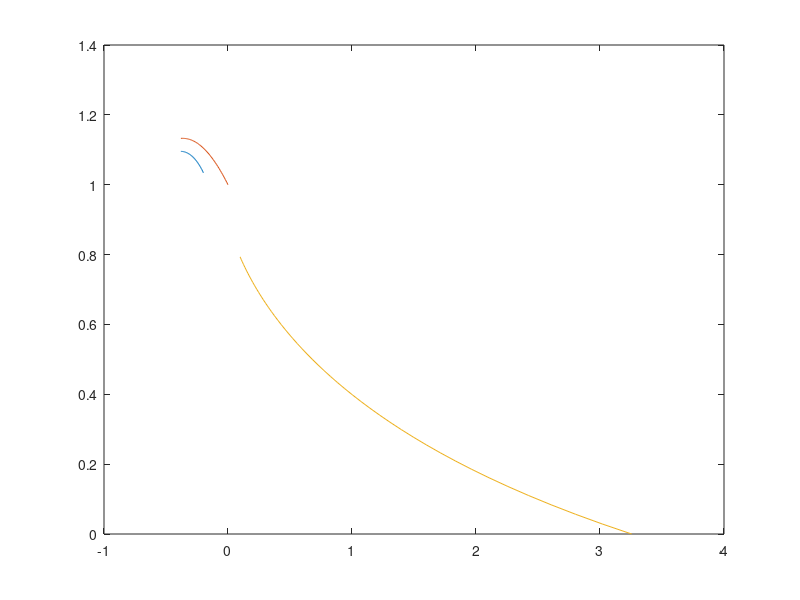

This chart was generated by the following MATLAB code:
function [] = Untitled()
    clear all
    clc
    format long
    
    n1 = 50
    n2 = 50

    xp = 12.0
    rrre = 0.3
    pht = 1.570796
    
    gama = 1.2
    gp1 = gama+1.0;
    gm1 = gama-1.0;

    peipc = 0.0994474;
    rmei = peipc^((1.0-gama)/gama);
    rmei = (2.0/gm1)*(rmei-1.0);
    rmei = sqrt(rmei);
    xpei = Supersonic('A/A*','M',rmei,'g',gama)
    
    rm = Supersonic('Mar','x',xp,'g',gama);
    ve = Supersonic('nu','M',rm,'g',gama)*(pi/180.0);
    rmei = Supersonic('Mar','x',xpei,'g',gama);
    vei = Supersonic('nu','M',rmei,'g',gama)*(pi/180.0);
    y = 1.0/rmei;
    uei = atan(y/sqrt(1.0-y*y));
    thei = vei - ve;
    phei = thei + uei;
    ToT = Supersonic('To/T','M',rmei,'g',gama);
    a1 = (2.0/gp1)*ToT;
    a1 = a1^(gp1/(2.0*gm1));
    b1 = sin(phei);
    rpre = sqrt(1.0-a1*b1/xp);
    xpre = (rpre-1.0)*cos(phei)/sin(phei);
    drm = (rmei-1.0)/n1;
    
    % internal section
    k = 0;
    xm = 1.0;
    while((k-n1) <= 0.0)
        vx = Supersonic('nu','M',xm,'g',gama)*(pi/180.0);
        bx = pht-1.570796-vx+abs(thei);
        x1re = 2.0*rrre*sin(0.5*bx);
        psi = 3.1416-pht+vx-0.5*(3.1416-bx);
        rx1re = rpre+x1re*sin(psi);
        xx1re = xpre-x1re*cos(psi);
        if k == 0
            rx2re = sqrt(rx1re*rx1re+sin(pht)/xp);
            xx2re = xx1re+(rx2re-rx1re)*cos(pht)/sin(pht);
        else
            ux = atan(1.0/(xm*sqrt(1.0-(1.0/xm)^2)));
            phx = 2.0*vei-ve-vx+ux;
            ToT = Supersonic('To/T','M',xm,'g',gama);
            a2 = (2.0/gp1)*ToT;
            b2 = 0.5*gp1/gm1;

            rx2re = sqrt(rx1re*rx1re+(a2^b2)*sin(phx)/xp);
            xx2re = xx1re+(rx2re-rx1re)*cos(phx)/sin(phx);
        end
        
        ansss(k+1,1) = xm;
        ansss(k+1,2) = rx1re;
        ansss(k+1,3) = xx1re;
        ansss(k+1,4) = rx2re;
        ansss(k+1,5) = xx2re;
        
        k = k+1;
        xm = xm+drm;
    end
    xm = xm-drm;
    ansss
    
    % external section
    ux = atan(1.0/(xm*sqrt(1.0-(1.0/xm)^2)));
    vx = Supersonic('nu','M',xm,'g',gama)*(pi/180.0);
    ToT = Supersonic('To/T','M',xm,'g',gama);
    rxre = (2.0/gp1)*ToT;
    rxre = rxre^(gp1/(2.0*gm1));
    rxre = 1.0-rxre*sin(ve-vx+ux)/xp;
    rxre = sqrt(rxre);
    xxre = (1.0-rxre)*cos(ve-vx+ux)/sin(ve-vx+ux);
    
	ret(1,1) = xm;
    ret(1,2) = rxre;
    ret(1,3) = xxre; 
    
    k1 = 1;
    drm = (rm-xm)/n2;
    xm = xm+drm;
    while((k1-n2) <= 0)
        ux = atan(1.0/(xm*sqrt(1.0-(1.0/xm)^2)));
        vx = Supersonic('nu','M',xm,'g',gama)*(pi/180.0);
        ToT = Supersonic('To/T','M',xm,'g',gama);
        rxre = (2.0/gp1)*ToT;
        rxre = rxre^(gp1*0.5/gm1);
        rxre = sqrt(1.0-rxre*sin(ve-vx+ux)/xp);
        xxre = (1.0-rxre)*cos(ve-vx+ux)/sin(ve-vx+ux);

        ret(k1+1,1) = real(xm);
        ret(k1+1,2) = real(rxre);
        ret(k1+1,3) = real(xxre);

        xm = xm+drm;
        k1 = k1+1;
    end
    ret
    
    plot(ansss(:,3),ansss(:,2),ansss(:,5),ansss(:,4),ret(:,3),ret(:,2))
end

function [] = mycontour(xp, tlen, tang, gamma, n1, n2, rrre)
% xp - end of external area ratio
% tang - angle (in degrees) the throat differs from vertical

    xpe = 75.13;
    tang = 0.0;
    re = 1;
    n2 = 30;

    Mt = 1.0
    vt = 0.0
    mut = 90.0
    
    Me = Supersonic('Mar','x',xpe,'g',gamma)
    ve = Supersonic('nu','M',Me,'g',gamma)
    mue = Supersonic('mu','M',Me)
    
    vei = 0.5*(ve-tang)
    Mei = Supersonic('Mnu','v',vei,'g',gamma)
    muei = Supersonic('mu','M',Mei)
    
    Ae = pi*re*re
    At = Ae/xpe
    
    th3 = ve-vei
    th2 = vei-vt
    
    % external section
    dth = th3/(n2-1);
    for i = 1:n2
        th = th3 - ((i-1)*dth);
        if th < 0
            th = 0;
        end
        v = vei + th;
        M = Supersonic('Mnu','v',v,'g',gamma);
        mu = Supersonic('mu','M',M);
        xp = Supersonic('A/A*','M',M,'g',gamma);
        A = xp*At;
        r = sqrt(A/pi);
        P(i,1) = r/tand(mu);
        P(i,2) = -r;
    end
    P
    plot(P(:,1),P(:,2))
end

function [xc, yc, xr, yr] = axisymmetric_internal(xp, tlen, tang, gamma, n1, n2, rrre) % 
% axi-symmetric internal-external contour of lee & thompson
% n1 - number of discretization points for internal section
% n2 - number of discretization points for external section
% xp - end of external area ratio
% xp2 - end of internal area ratio
% rrre - nondimensional radius of circle defining the throat
% pht - angle (in degrees) the throat makes with horizontal
% gamma - ratio of specific heats

    tang = tang*(pi/180.0);

    gp1 = gamma+1.0;
    gm1 = gamma-1.0;
    exp = gp1/(2.0*gm1);
    c1 = 2.0/gp1;
    c3 = gp1/gm1;
    c4 = (1.0-gamma)/gamma;
    c5 = 2.0/gm1;

    rm = Supersonic('Mar','x',xp,'g',gamma);
    ve = Supersonic('nu','M',rm,'g',gamma)*(pi/180.0);
    
    % rmei = sqrt(c5*((peipc^c4)-1.0));
    rmei = Supersonic('Mar','x',2.0,'g',gamma);
    vei = Supersonic('nu','M',rmei,'g',gamma)*(pi/180.0);
%     tht = 90 - tang;
%     vei = 0.5*(tht+ve);
%     rmei = Supersonic('Mnu','v',vei,'g',gamma);

    thei = vei - ve;
    phei = thei + atan((1/rmei)/sqrt(1-((1/rmei)*(1/rmei))));

    rpre = sqrt(1-(c1*(1+(0.5*gm1*rmei*rmei)))*sin(phei)/xp);
    xpre = (rpre-1)*cos(phei)/sin(phei);
    drm = (rmei-1.0)/n1;

    % internal portion of the nozzle (1 is ramp, 2 is cowl)
    for k = 1:n1+1
        if k == 1
            xm(1) = 1;
        end

        vx = Supersonic('nu','M',xm(k),'g',gamma)*(pi/180.0);
        bx = tang-(pi/2)-vx+abs(thei);
        x1re = 2.0*rrre*sin(0.5*bx);
        psi = pi-tang+vx-0.5*(pi-bx);
        rx1re(k) = rpre+x1re*sin(psi);
        xx1re(k) = xpre-x1re*cos(psi);

        if k == 1
            rx2re(1) = sqrt(rx1re(1)*rx1re(1)+sin(tang)/xp);
            xx2re(1) = xx1re(1)+(rx2re(1)-rx1re(1))*cos(tang)/sin(tang); % use atan
        else
            phx = 2.0*vei-ve-vx+atan(1.0/(xm(k)*sqrt(1.0-(1.0/xm(k))^2.0)));
            a2 = c1*(1.0+0.5*gm1*xm(k)*xm(k));
            rx2re(k) = sqrt(rx1re(k)*rx1re(k)+(a2^(0.5*c3))*sin(phx)/xp);
            xx2re(k) = xx1re(k)+(rx2re(k)-rx1re(k))*cos(phx)/sin(phx);
        end
        if k < n1+1
            xm(k+1) = xm(k) + drm;
            P(k+1) = Supersonic('Po/P','M',xm(k+1),'g',gamma);
        end
        
    end

%     ind = length(xx1re);
%     ls = [xx1re(ind), rx1re(ind); xx2re(ind), rx2re(ind)];
%     plot(ls(:,1),ls(:,2))

    % external portion of the nozzle
    xm2(1) = xm(k);

    ux = atan(1.0/(xm2(1)*sqrt(1.0-(1.0/xm2(1))^2.0)));
    vx = Supersonic('nu','M',xm2(1),'g',gamma)*(pi/180.0);
    rxre(1) = sqrt(1-((c1*(1+0.5*gm1*xm2(1)*xm2(1)))^exp)*sin(ve-vx+ux)/xp);
    xxre(1) = (1-rxre(1))*cos(ve-vx+ux)/sin(ve-vx+ux);

    drm = (rm-xm2(1))/n2;
    xm2(2) = xm2(1)+drm;

    for k =1:n2
        ux = atan(1/(xm2(k+1)*sqrt(1-(1/xm2(k+1))^2)));
        vx = Supersonic('nu','M',xm2(k+1),'g',gamma)*(pi/180.0);

        rxre(k+1) = c1*(1+0.5*gm1*xm2(k+1)*xm2(k+1));
        rxre(k+1) = rxre(k+1)^(gp1*0.5/gm1);
        rxre(k+1) = sqrt(abs(1-rxre(k+1)*sin(ve-vx+ux)/xp)); % abs is temporary

        xxre(k+1) = (1-rxre(k+1))*cos(ve-vx+ux)/sin(ve-vx+ux);

        xm2(k+2) = xm2(k+1) + drm;
        P2(k+2) = Supersonic('Po/P','M',xm2(k+2),'g',gamma);
    end
    P'
    P2'
%     plot(xx1re,rx1re,xx2re,rx2re,xxre,rxre)
    
    % my addition
    % cubic curve
%     cc(1,1) = xx1re(length(xx1re));
%     cc(1,2) = rx1re(length(rx1re));
%     cc(4,1) = xxre(1);
%     cc(4,2) = rxre(1);
%     dx1 = cc(4,1)-cc(1,1);
%     len = sqrt(((cc(4,1)-cc(1,1))^2)+((cc(4,2)-cc(1,2))^2));
%     a = rx1re(length(rx1re));
%     b = rx1re(length(rx1re)-1);
%     c = xx1re(length(xx1re));
%     d = xx1re(length(xx1re)-1);
%     ang1 = abs(atan((a-b)/(c-d)));
%     ang2 = abs(atan((rxre(2) - rxre(1))/(xxre(2) - xxre(1))));
%     cc(2,1) = cc(1,1) + ((len/3)*cos(ang1));
%     cc(2,2) = cc(1,2) - ((len/3)*sin(ang1));
%     cc(3,1) = cc(4,1) - ((len/3)*cos(ang2));
%     cc(3,2) = cc(4,2) + ((len/3)*sin(ang2));
% 
%     np = 25; % number of parameterization points
%     
%     for i = 1:np+1
%     	u(i) = (i-1)/np;
%     end
% 
%     n = length(cc); % degree of curve
%     b1 = decasteljau(u,n,np,cc);
%     
    xc = xx2re';
    yc = rx2re';
    xr = xx1re';
    yr = rx1re';

    for i = 1:length(xxre)
        xr(length(xx1re) + i) = xxre(i);
        yr(length(xx1re) + i) = rxre(i);
    end

%     
%     L1 = length(xr);
%     for i = 1:length(b1)
%         xr(L1+i) = b1(i,1);
%         yr(L1+i) = b1(i,2);
%     end
%     
%     L2 = length(xr);
%     for i = 1:length(xxre)
%         xr(L2+i) = xxre(i);
%         yr(L2+i) = rxre(i);
%     end
    
    scale = tlen/sqrt(((yc(1)-yr(1))^2)+((xc(1)-xr(1))^2));
    for i = 1:length(xc)
        xc(i) = xc(i)*scale;
        yc(i) = yc(i)*scale;
    end

    for i = 1:length(xr)
        xr(i) = xr(i)*scale;
        yr(i) = yr(i)*scale;
    end

    xdist = xr(1);
    ydist = yc(1);
    for i = 1:length(xc)
        xc(i) = xc(i) - xdist;
        yc(i) = yc(i) - ydist;
    end
    for i = 1:length(xr)
        xr(i) = xr(i) - xdist;
        yr(i) = yr(i) - ydist;
    end
end

function [varargout] = Supersonic(string,varargin)

% set inputs
for i = 1:2:length(varargin)
    switch varargin{i}
        case 'b' % angle of oblique shock
            beta1 = varargin{i+1};
            beta1 = beta1*(pi/180);
        case 'g' % ratio of specific heats
            gama = varargin{i+1};
            gp1 = gama+1.0;
            gm1 = gama-1.0;
        case 'M' % mach number
            M = varargin{i+1};
        case 'p' % specific heat
            cp = varargin{i+1};
%         case 'P' % pressure
%             P = varargin{i+1};
        case 'PR' % pressure ratio (Po/P)
            pr = varargin{i+1};
        case 'r' % density
            rho = varargin{i+1};
        case 'R' % ideal gas law constant
            R = varargin{i+1};
        case 't' % new flow angle for oblique shock
            theta = varargin{i+1};
            theta = theta*(pi/180);
%         case 'T' % temperature
%             T = varargin{i+1};
        case 'v' % prandtl-meyer function
            nu = varargin{i+1};
        case 'x' % area ratio
            xp = varargin{i+1};
        otherwise
            error = 1
    end
end

% calculate value
switch string

    % 1-D
    case 'P*/Po'
        varargout{1} = (2.0/gp1)^(gama/gm1);
    case 'Po/P'
        ToT = 1.0+((gm1/2.0)*(M^2));
        varargout{1} = ToT^(gama/gm1);    
    case 'r*/ro'
        varargout{1} = (2.0/gp1)^(1.0/gm1);
    case 'ro/r'
        ToT = 1.0+((gm1/2.0)*(M^2));
        varargout{1} = ToT^(1.0/gm1);
    case 'T*/To'
        varargout{1} = 2.0/gp1;
    case 'To/T'
        varargout{1} = 1.0+((gm1/2.0)*(M^2));

    case 'Mpr'
        fmf = @(m) (pr-Supersonic('Po/P','M',m,'g',gama));
        varargout{1} = fzero(@(x) fmf(x), [0.01,50.0]);
        
    % 1-D w/ heat addition
    case 'P/P*h'
        varargout{1} = gp1/(1.0+(gama*(M^2)));
    case 'T/T*h'
        PPs = gp1/(1.0+(gama*(M^2)));
        varargout{1} = (M^2)*(PPs^2);
    case 'r/r*h'
        PPs = gp1/(1.0+(gama*(M^2)));
        varargout{1} = (1/(M^2))*(1/PPs);
    case 'Po/Po*h'
        PPs = gp1/(1.0+(gama*(M^2)));
        varargout{1} = PPs*(((2.0+(gm1*(M^2)))/gp1)^(gama/gm1));
    case 'To/To*h'
        varargout{1} = ((gp1*(M^2))/((1.0+(gama*(M^2)))^2))*(2.0+(gm1*(M^2)));
        
    % 1-D w/ friction
    case 'T/T*f'
        varargout{1} = gp1/(2.0+(gm1*(M^2)));
    case 'P/P*f'
        TTs = gp1/(2.0+(gm1*(M^2)));
        varargout{1} = sqrt(TTs)/M;
    case 'r/r*f'
        TTs = gp1/(2.0+(gm1*(M^2)));
        varargout{1} = sqrt(1/TTs)/M;
    case 'Po/Po*f'
        TTs = gp1/(2.0+(gm1*(M^2)));
        varargout{1} = ((1/TTs)^(gp1/(2.0*gm1)))/M;
    case '4fL*/D'
        TTs = gp1/(2.0+(gm1*(M^2)));
        varargout{1} = ((1-(M^2))/(gama*(M^2)))+((gp1/(2.0*gama))*log(TTs*(M^2)));
        
    % quasi 1-D
	case 'A/A*'
        ToT = 1.0+((gm1/2.0)*(M^2));
        varargout{1} = sqrt((1/(M^2))*(((2.0/gp1)*ToT)^(gp1/gm1)));
    case 'Msub'
        % xp <= 1.0
        gp1o2gm1 = gp1/(2*gm1);
        Togp1 = 2/gp1;
        gm1o2 = gm1/2;

        fmf = @(M,xp,gama) ((M*xp)-((Togp1*(1+(gm1o2*(M^2))))^gp1o2gm1));
        varargout{1} = fzero(@(x) fmf(x,xp,gama), [0.0,1.0]);
    case 'Msup'
        % xp >= 1.0
        gp1o2gm1 = gp1/(2*gm1);
        Togp1 = 2/gp1;
        gm1o2 = gm1/2;

        fmf = @(M,xp,gama) ((M*xp)-((Togp1*(1+(gm1o2*(M^2))))^gp1o2gm1));        
        varargout{1} = fzero(@(x) fmf(x,xp,gama), [1.0,50.0]);
    case 'Mar'
        if xp == 1.0
            varargout{1} = 1.0;
        else
            fmf = @(m) (xp-Supersonic('A/A*','M',m,'g',gama));
            varargout{1} = fzero(@(x) fmf(x), [1.0,50.0]);
        end
        
    % normal shock
    case 'M2'
        % M >= 1.0
        ToT = 1.0+((gm1/2.0)*(M^2));
        varargout{1} = sqrt(ToT/((gama*(M^2))-(gm1/2.0)));
    case 'Po2/Po1'
        PoP = 1.0+(((2.0*gama)/gp1)*((M^2)-1.0));
        ror = (gp1*(M^2))/(2.0+(gm1*(M^2)));
        ToT = PoP/ror;
        del_s = (cp*log(ToT))-(R*log(PoP));
        varargout{1} = exp(-del_s/R);
    case 'Po2/P1'
        PoP = 1.0+(((2.0*gama)/gp1)*((M^2)-1.0));
        ror = (gp1*(M^2))/(2.0+(gm1*(M^2)));
        ToT = PoP/ror;
        del_s = (cp*log(ToT))-(R*log(PoP));
        Po2Po1 = exp(-del_s/R);
        TT = 1.0+((gm1/2.0)*(M^2));
        Po1P1 = (TT)^(gama/(gama-1.0));
        varargout{1} = Po2Po1*Po1P1; 
    case 'P2/P1'
        varargout{1} = 1.0+(((2.0*gama)/gp1)*((M^2)-1.0));
    case 'r2/r1'
        varargout{1} = (gp1*(M^2))/(2.0+(gm1*(M^2)));
    case 'T2/T1'
        PoP = 1.0+(((2.0*gama)/gp1)*((M^2)-1.0));
        ror = (gp1*(M^2))/(2.0+(gm1*(M^2)));
        varargout{1} = PoP/ror;
        
    % oblique shock wave    
    case 'theta'
        tcb = 2.0*cot(beta1);
        top = ((M*sin(beta1))^2)-1.0;
        bot = ((M^2)*(gama+cos(2.0*beta1)))+2.0;
        theta = atan(tcb*(top/bot));
        varargout{1} = theta*(180/pi);
    case 'betas'
        m2 = ((M^2)-1.0)^2;
        m3 = ((M^2)-1.0)^3;
        gm2 = (gm1/2.0)*(M^2);
        gp2 = (gp1/2.0)*(M^2);
        gp4 = (gp1/4.0)*(M^4);
        t2 = tan(theta)^2;
        lam = sqrt(m2-(3.0*(1.0+gm2)*(1.0+gp2)*t2));
        xi = (m3-(9.0*(1.0+gm2)*(1.0+gm2+gp4)*t2))/(lam^3);
        delta = 1.0;
        cx = acos(xi);
        part = ((4.0*pi*delta)+cx)/3.0;
        cp = cos(part);
        tb = ((M^2)-1.0+(2.0*lam*cp))/(3.0*(1.0+gm2)*tan(theta));
        beta1 = atan(tb);
        varargout{1} = beta1*(180/pi);
    case 'betaw'
        m2 = ((M^2)-1.0)^2;
        m3 = ((M^2)-1.0)^3;
        gm2 = (gm1/2.0)*(M^2);
        gp2 = (gp1/2.0)*(M^2);
        gp4 = (gp1/4.0)*(M^4);
        t2 = tan(theta)^2;
        lam = sqrt(m2-(3.0*(1.0+gm2)*(1.0+gp2)*t2));
        xi = (m3-(9.0*(1.0+gm2)*(1.0+gm2+gp4)*t2))/(lam^3);
        delta = 0.0;
        cx = acos(xi);
        part = ((4.0*pi*delta)+cx)/3.0;
        cp = cos(part);
        tb = ((M^2)-1.0+(2.0*lam*cp))/(3.0*(1.0+gm2)*tan(theta));
        beta1 = atan(tb);
        varargout{1} = beta1*(180/pi);
    case 'Mob'
        ftbm = @(t,b,m) (tan(t) - ...
                        (2.0*cot(b)* ...
                        ((((m*sin(b))^2)-1.0)/ ...
                        (((m^2)*(gama+cos(2.0*b)))+2.0))));
        varargout{1} = fzero(@(x) ftbm(theta,beta1,x),[1.0,50.0]);
        
    % prandtl-meyer expansion waves    
	case 'mu'
        varargout{1} = asind(1/M);
    case 'nu'
        m2 = (M^2)-1.0;
        varargout{1} = (sqrt(gp1/gm1)*atand(sqrt((gm1/gp1)*m2)))-atand(sqrt(m2));
    case 'Mnu'
        gp1ogm1 = gp1/gm1;
        gm1ogp1 = gm1/gp1;

        nu = nu*(pi/180);

        fpmf = @(M) ((sqrt(gp1ogm1)*atan(sqrt(gm1ogp1*((M^2)-1))))-atan(sqrt((M^2)-1))-nu);

        varargout{1} = fzero(fpmf, [1,50]);
    otherwise
        error = 1
end

end





























%     n1 = 50
%     n2 = 50
%     
%     gas = 1.0
%     peipc = 0.0994474
%     xp = 12.0
%     rrre = 0.3
%     rm = 4.1
%     pht = 1.570796
%     
%     r = 1718.0
%     te = 3000.0
%     papc = 0.01
%     g = 32.17405
%     
%     gama = 1.2
%     
%     rm = Supersonic('Mar','x',xp,'g',gama);
%     ve = Supersonic('nu','M',rm,'g',gama)*(pi/180.0);
% 	rmei = peipc^((1.0-gama)/gama);
%     rmei = (2.0/(gama-1.0))*(rmei-1.0);
%     rmei = sqrt(rmei);
%     vei = Supersonic('nu','M',rmei,'g',gama)*(pi/180.0);
%     y = 1.0/rmei;
%     uei = atan(y/sqrt(1.0-y*y));
%     thei = vei - ve;
%     phei = thei + uei;
%     a1 = (2.0/(gama+1.0))*(1.0+0.5*(gama-1.0)*rmei*rmei);
%     a1 = a1^((gama+1.0)/(2.0*(gama-1.0)));
%     b1 = sin(phei);
%     rpre = sqrt(1.0-a1*b1/xp);
%     xpre = (rpre-1.0)*cos(phei)/sin(phei);
%     drm = (rmei-1.0)/n1;
%     
%     % internal section
%     k = 0;
%     xm = 1.0;
%     while((k-n1) <= 0.0)
%         vx = Supersonic('nu','M',xm,'g',gama)*(pi/180.0);
%         bx = pht-1.570796-vx+abs(thei);
%         x1re = 2.0*rrre*sin(0.5*bx);
%         psi = 3.1416-pht+vx-0.5*(3.1416-bx);
%         rx1re = rpre+x1re*sin(psi);
%         xx1re = xpre-x1re*cos(psi);
%         if k == 0
%             rx2re = sqrt(rx1re*rx1re+sin(pht)/xp);
%             xx2re = xx1re+(rx2re-rx1re)*cos(pht)/sin(pht);
%         else
%             ux = atan(1.0/(xm*sqrt(1.0-(1.0/xm)^2)));
%             phx = 2.0*vei-ve-vx+ux;
%             a2 = (2.0/(gama+1.0))*(1.0+0.5*(gama-1.0)*xm*xm);
%             b2 = 0.5*(gama+1.0)/(gama-1.0);
% 
%             rx2re = sqrt(rx1re*rx1re+(a2^b2)*sin(phx)/xp);
%             xx2re = xx1re+(rx2re-rx1re)*cos(phx)/sin(phx);
%         end
%         pxpc = (1.0+0.5*(gama-1.0)*xm*xm)^(-gama/(gama-1.0));
%         
%         ansss(k+1,1) = xm;
%         ansss(k+1,2) = rx1re;
%         ansss(k+1,3) = xx1re;
%         ansss(k+1,4) = rx2re;
%         ansss(k+1,5) = xx2re;
%         ansss(k+1,6) = pxpc;
%         
%         k = k+1;
%         xm = xm+drm;
%     end
%     xm = xm-drm;
%     ansss
%     
%     % external section
%     ux = atan(1.0/(xm*sqrt(1.0-(1.0/xm)^2)));
%     vx = Supersonic('nu','M',xm,'g',gama)*(pi/180.0);
%     rxre = (2.0/(gama+1.0))*(1.0+0.5*(gama-1.0)*xm*xm);
%     rxre = rxre^((gama+1.0)/(2.0*(gama-1.0)));
%     rxre = 1.0-rxre*sin(ve-vx+ux)/xp;
%     rxre = sqrt(rxre);
%     xxre = (1.0-rxre)*cos(ve-vx+ux)/sin(ve-vx+ux);
%     c1 = (2.0/(gama+1.0))^(gama/(gama-1.0));
%     c2 = sqrt((0.5*(gama+1.0)*xm*xm)/(1.0+0.5*(gama-1.0)*xm*xm));
%     sumcg = gama*c1*c2*cos(thei)+xp*pxpc*(1.0-rxre*rxre);
%     vt = te*(1.0+0.5*(gama-1.0)*rm*rm);
%     vt = gama*g*r*vt/(0.5*(gama+1.0));
%     vt = sqrt(vt);
%     vq = te*(1.0+0.5*(gama-1.0)*rm*rm);
%     vc = 1.0+0.5*(gama-1.0)*xm*xm;
%     vq = gama*r*g*vq/vc;
%     vq = sqrt(vq);
%     a = 1.0+0.5*(gama-1.0)*xm*xm;
%     b = -gama/(gama-1.0);
%     a = a^b;
%     c = 1.0-papc*a*sin(phei)/(xm*xm);
%     d = cos(thei)+c/gama;
%     sumim = vq*d/g;
%     co = cos(thei)+1.0/gama;
%     sumva = vq*co/g;
%     
% 	ret(1,1) = xm;
%     ret(1,2) = rxre;
%     ret(1,3) = xxre;
%     ret(1,4) = pxpc;
%     ret(1,5) = sumcg;
%     ret(1,6) = sumim;
%     ret(1,7) = sumva;    
%     
%     k1 = 1;
%     drm = (rm-xm)/n2;
%     xm = xm+drm;
%     pro = pxpc;
%     rxo = rxre;
%     while((k1-n2) <= 0)
%         ux = atan(1.0/(xm*sqrt(1.0-(1.0/xm)^2)));
%         vx = Supersonic('nu','M',xm,'g',gama)*(pi/180.0);
%         rxre = (2.0/(gama+1.0))*(1.0+0.5*(gama-1.0)*xm*xm); %
%         rxre = rxre^((gama+1.0)*0.5/(gama-1.0));
%         rxre = sqrt(1.0-rxre*sin(ve-vx+ux)/xp);
%         xxre = (1.0-rxre)*cos(ve-vx+ux)/sin(ve-vx+ux);
%         pxpc = (1.0+0.5*(gama-1.0)*xm*xm)^(-gama/(gama-1.0));
%         sumcg = sumcg+0.5*xp*(pro+pxpc)*(rxo*rxo-rxre*rxre);
%         a = gama/(gama-1.0);
%         a = (0.5*(gama+1.0))^a;
%         a = a*vt/(gama*g);
%         b = 0.5*a*xp;
%         sumim = sumim+b*(pro+pxpc-2.0*papc)*(rxo*rxo-rxre*rxre);
%         sumva = sumva+b*(pro+pxpc)*(rxo*rxo-rxre*rxre);
% 
%         ret(k1+1,1) = real(xm);
%         ret(k1+1,2) = real(rxre);
%         ret(k1+1,3) = real(xxre);
%         ret(k1+1,4) = real(pxpc);
%         ret(k1+1,5) = real(sumcg);
%         ret(k1+1,6) = real(sumim);
%         ret(k1+1,7) = real(sumva);
% 
%         xm = xm+drm;
%         pro = pxpc;
%         rxo = rxre;
%         k1 = k1+1;
%     end
%     ret
%     
%     plot(ansss(:,3),ansss(:,2),ansss(:,5),ansss(:,4),ret(:,3),ret(:,2))
% end
% 
% function [] = mycontour(xp, tlen, tang, gamma, n1, n2, rrre)
% % xp - end of external area ratio
% % tang - angle (in degrees) the throat differs from vertical
% 
%     xpe = 75.13;
%     tang = 0.0;
%     re = 1;
%     n2 = 30;
% 
%     Mt = 1.0
%     vt = 0.0
%     mut = 90.0
%     
%     Me = Supersonic('Mar','x',xpe,'g',gamma)
%     ve = Supersonic('nu','M',Me,'g',gamma)
%     mue = Supersonic('mu','M',Me)
%     
%     vei = 0.5*(ve-tang)
%     Mei = Supersonic('Mnu','v',vei,'g',gamma)
%     muei = Supersonic('mu','M',Mei)
%     
%     Ae = pi*re*re
%     At = Ae/xpe
%     
%     th3 = ve-vei
%     th2 = vei-vt
%     
%     % external section
%     dth = th3/(n2-1);
%     for i = 1:n2
%         th = th3 - ((i-1)*dth);
%         if th < 0
%             th = 0;
%         end
%         v = vei + th;
%         M = Supersonic('Mnu','v',v,'g',gamma);
%         mu = Supersonic('mu','M',M);
%         xp = Supersonic('A/A*','M',M,'g',gamma);
%         A = xp*At;
%         r = sqrt(A/pi);
%         P(i,1) = r/tand(mu);
%         P(i,2) = -r;
%     end
%     P
%     plot(P(:,1),P(:,2))
